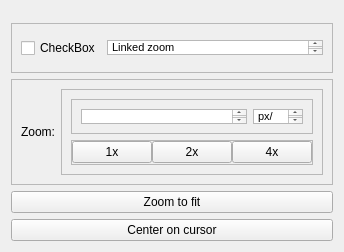
<?xml version="1.0" encoding="UTF-8"?>
<ui version="4.0">
 <class>zoom_widget</class>
 <widget class="QWidget" name="zoom_widget">
  <property name="geometry">
   <rect>
    <x>0</x>
    <y>0</y>
    <width>325</width>
    <height>252</height>
   </rect>
  </property>
  <property name="windowTitle">
   <string>Form</string>
  </property>
  <layout class="QVBoxLayout" name="verticalLayout">
   <item>
    <spacer name="zoom_verticalSpacer">
     <property name="orientation">
      <enum>Qt::Vertical</enum>
     </property>
     <property name="sizeType">
      <enum>QSizePolicy::Fixed</enum>
     </property>
     <property name="sizeHint" stdset="0">
      <size>
       <width>227</width>
       <height>12</height>
      </size>
     </property>
    </spacer>
   </item>
   <item>
    <widget class="QFrame" name="zoomLinked_frame">
     <property name="maximumSize">
      <size>
       <width>16777215</width>
       <height>50</height>
      </size>
     </property>
     <property name="frameShape">
      <enum>QFrame::StyledPanel</enum>
     </property>
     <property name="frameShadow">
      <enum>QFrame::Raised</enum>
     </property>
     <layout class="QHBoxLayout" name="horizontalLayout_3">
      <item>
       <widget class="QCheckBox" name="zoomLinked_checkBox">
        <property name="text">
         <string>CheckBox</string>
        </property>
       </widget>
      </item>
      <item>
       <widget class="QTextEdit" name="zoomLinked_textEdit">
        <property name="maximumSize">
         <size>
          <width>16777215</width>
          <height>15</height>
         </size>
        </property>
        <property name="html">
         <string>&lt;!DOCTYPE HTML PUBLIC &quot;-//W3C//DTD HTML 4.0//EN&quot; &quot;http://www.w3.org/TR/REC-html40/strict.dtd&quot;&gt;
&lt;html&gt;&lt;head&gt;&lt;meta name=&quot;qrichtext&quot; content=&quot;1&quot; /&gt;&lt;meta charset=&quot;utf-8&quot; /&gt;&lt;style type=&quot;text/css&quot;&gt;
p, li { white-space: pre-wrap; }
&lt;/style&gt;&lt;/head&gt;&lt;body style=&quot; font-family:'Segoe UI'; font-size:9pt; font-weight:400; font-style:normal;&quot;&gt;
&lt;p style=&quot; margin-top:0px; margin-bottom:0px; margin-left:0px; margin-right:0px; -qt-block-indent:0; text-indent:0px;&quot;&gt;&lt;span style=&quot; font-family:'MS Shell Dlg 2'; font-size:8pt;&quot;&gt;Linked zoom&lt;/span&gt;&lt;/p&gt;&lt;/body&gt;&lt;/html&gt;</string>
        </property>
       </widget>
      </item>
     </layout>
    </widget>
   </item>
   <item>
    <widget class="QFrame" name="zoomSettings_frame">
     <property name="frameShape">
      <enum>QFrame::StyledPanel</enum>
     </property>
     <property name="frameShadow">
      <enum>QFrame::Raised</enum>
     </property>
     <layout class="QHBoxLayout" name="horizontalLayout_4">
      <item>
       <widget class="QLabel" name="zoomSettings_label">
        <property name="text">
         <string>Zoom:</string>
        </property>
       </widget>
      </item>
      <item>
       <widget class="QFrame" name="zoomSettings_frame2">
        <property name="frameShape">
         <enum>QFrame::StyledPanel</enum>
        </property>
        <property name="frameShadow">
         <enum>QFrame::Raised</enum>
        </property>
        <layout class="QVBoxLayout" name="verticalLayout_4">
         <item>
          <widget class="QFrame" name="zoomSettings_topFrame">
           <property name="frameShape">
            <enum>QFrame::StyledPanel</enum>
           </property>
           <property name="frameShadow">
            <enum>QFrame::Raised</enum>
           </property>
           <layout class="QHBoxLayout" name="horizontalLayout_6">
            <item>
             <widget class="QTextEdit" name="zoomSettingsValue_textEdit">
              <property name="sizePolicy">
               <sizepolicy hsizetype="Preferred" vsizetype="Preferred">
                <horstretch>0</horstretch>
                <verstretch>0</verstretch>
               </sizepolicy>
              </property>
              <property name="maximumSize">
               <size>
                <width>16777215</width>
                <height>15</height>
               </size>
              </property>
             </widget>
            </item>
            <item>
             <widget class="QTextEdit" name="zoomSettingsValueMetric_textEdit">
              <property name="sizePolicy">
               <sizepolicy hsizetype="Preferred" vsizetype="Preferred">
                <horstretch>0</horstretch>
                <verstretch>0</verstretch>
               </sizepolicy>
              </property>
              <property name="maximumSize">
               <size>
                <width>50</width>
                <height>15</height>
               </size>
              </property>
              <property name="html">
               <string>&lt;!DOCTYPE HTML PUBLIC &quot;-//W3C//DTD HTML 4.0//EN&quot; &quot;http://www.w3.org/TR/REC-html40/strict.dtd&quot;&gt;
&lt;html&gt;&lt;head&gt;&lt;meta name=&quot;qrichtext&quot; content=&quot;1&quot; /&gt;&lt;meta charset=&quot;utf-8&quot; /&gt;&lt;style type=&quot;text/css&quot;&gt;
p, li { white-space: pre-wrap; }
&lt;/style&gt;&lt;/head&gt;&lt;body style=&quot; font-family:'Segoe UI'; font-size:9pt; font-weight:400; font-style:normal;&quot;&gt;
&lt;p style=&quot; margin-top:0px; margin-bottom:0px; margin-left:0px; margin-right:0px; -qt-block-indent:0; text-indent:0px;&quot;&gt;&lt;span style=&quot; font-family:'MS Shell Dlg 2'; font-size:8pt;&quot;&gt;px/mm&lt;/span&gt;&lt;/p&gt;&lt;/body&gt;&lt;/html&gt;</string>
              </property>
             </widget>
            </item>
           </layout>
          </widget>
         </item>
         <item>
          <widget class="QFrame" name="zoomSettings_botFrame">
           <property name="frameShape">
            <enum>QFrame::StyledPanel</enum>
           </property>
           <property name="frameShadow">
            <enum>QFrame::Raised</enum>
           </property>
           <layout class="QHBoxLayout" name="horizontalLayout_5">
            <property name="spacing">
             <number>0</number>
            </property>
            <property name="leftMargin">
             <number>0</number>
            </property>
            <property name="topMargin">
             <number>0</number>
            </property>
            <property name="rightMargin">
             <number>0</number>
            </property>
            <property name="bottomMargin">
             <number>0</number>
            </property>
            <item>
             <widget class="QPushButton" name="zoomSettings1x_button">
              <property name="text">
               <string>1x</string>
              </property>
             </widget>
            </item>
            <item>
             <widget class="QPushButton" name="zoomSettings2x_button">
              <property name="text">
               <string>2x</string>
              </property>
             </widget>
            </item>
            <item>
             <widget class="QPushButton" name="zoomSettings4x_button">
              <property name="text">
               <string>4x</string>
              </property>
             </widget>
            </item>
           </layout>
          </widget>
         </item>
        </layout>
       </widget>
      </item>
     </layout>
    </widget>
   </item>
   <item>
    <widget class="QPushButton" name="zoomToFit_button">
     <property name="text">
      <string>Zoom to fit</string>
     </property>
    </widget>
   </item>
   <item>
    <widget class="QPushButton" name="zoomCenterOnCursor_button">
     <property name="text">
      <string>Center on cursor</string>
     </property>
    </widget>
   </item>
  </layout>
 </widget>
 <resources/>
 <connections/>
</ui>
